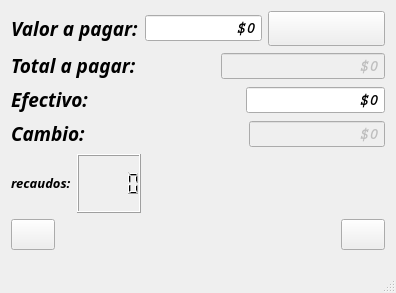
<?xml version="1.0" encoding="UTF-8"?>
<ui version="4.0">
 <class>MainWindow</class>
 <widget class="QMainWindow" name="MainWindow">
  <property name="geometry">
   <rect>
    <x>0</x>
    <y>0</y>
    <width>396</width>
    <height>293</height>
   </rect>
  </property>
  <property name="minimumSize">
   <size>
    <width>396</width>
    <height>227</height>
   </size>
  </property>
  <property name="maximumSize">
   <size>
    <width>396</width>
    <height>293</height>
   </size>
  </property>
  <property name="font">
   <font>
    <family>Lucida Bright</family>
    <pointsize>14</pointsize>
    <italic>true</italic>
   </font>
  </property>
  <property name="windowTitle">
   <string>Caja Registradora</string>
  </property>
  <property name="windowIcon">
   <iconset resource="images.qrc">
    <normaloff>:/if_cash_register_17219.png</normaloff>:/if_cash_register_17219.png</iconset>
  </property>
  <property name="iconSize">
   <size>
    <width>48</width>
    <height>48</height>
   </size>
  </property>
  <widget class="QWidget" name="centralWidget">
   <layout class="QVBoxLayout" name="verticalLayout_4">
    <item>
     <layout class="QVBoxLayout" name="verticalLayout_3">
      <item>
       <layout class="QVBoxLayout" name="verticalLayout_2">
        <item>
         <layout class="QHBoxLayout" name="horizontalLayout_4">
          <item>
           <widget class="QLabel" name="label">
            <property name="text">
             <string>&lt;html&gt;&lt;head/&gt;&lt;body&gt;&lt;p&gt;&lt;span style=&quot; font-size:14pt; font-weight:600;&quot;&gt;Valor a pagar:&lt;/span&gt;&lt;/p&gt;&lt;/body&gt;&lt;/html&gt;</string>
            </property>
           </widget>
          </item>
          <item>
           <widget class="QSpinBox" name="spinBoxValor">
            <property name="font">
             <font>
              <family>Courier</family>
              <pointsize>12</pointsize>
              <weight>75</weight>
              <bold>true</bold>
             </font>
            </property>
            <property name="alignment">
             <set>Qt::AlignRight|Qt::AlignTrailing|Qt::AlignVCenter</set>
            </property>
            <property name="buttonSymbols">
             <enum>QAbstractSpinBox::NoButtons</enum>
            </property>
            <property name="specialValueText">
             <string/>
            </property>
            <property name="showGroupSeparator" stdset="0">
             <bool>true</bool>
            </property>
            <property name="prefix">
             <string>$</string>
            </property>
            <property name="maximum">
             <number>9999999</number>
            </property>
           </widget>
          </item>
          <item>
           <widget class="QPushButton" name="pushButtonAgregar">
            <property name="font">
             <font>
              <pointsize>14</pointsize>
              <weight>75</weight>
              <bold>true</bold>
             </font>
            </property>
            <property name="cursor">
             <cursorShape>PointingHandCursor</cursorShape>
            </property>
            <property name="toolTip">
             <string>Agregar</string>
            </property>
            <property name="text">
             <string/>
            </property>
            <property name="icon">
             <iconset resource="images.qrc">
              <normaloff>:/if_list-add_118777.png</normaloff>:/if_list-add_118777.png</iconset>
            </property>
            <property name="iconSize">
             <size>
              <width>48</width>
              <height>48</height>
             </size>
            </property>
           </widget>
          </item>
         </layout>
        </item>
        <item>
         <layout class="QVBoxLayout" name="verticalLayout">
          <item>
           <layout class="QHBoxLayout" name="horizontalLayout">
            <item>
             <widget class="QLabel" name="label_2">
              <property name="text">
               <string>&lt;html&gt;&lt;head/&gt;&lt;body&gt;&lt;p&gt;&lt;span style=&quot; font-size:14pt; font-weight:600;&quot;&gt;Total a pagar:&lt;/span&gt;&lt;/p&gt;&lt;/body&gt;&lt;/html&gt;</string>
              </property>
              <property name="alignment">
               <set>Qt::AlignLeading|Qt::AlignLeft|Qt::AlignVCenter</set>
              </property>
             </widget>
            </item>
            <item>
             <spacer name="horizontalSpacer">
              <property name="orientation">
               <enum>Qt::Horizontal</enum>
              </property>
              <property name="sizeType">
               <enum>QSizePolicy::Fixed</enum>
              </property>
              <property name="sizeHint" stdset="0">
               <size>
                <width>40</width>
                <height>20</height>
               </size>
              </property>
             </spacer>
            </item>
            <item>
             <widget class="QSpinBox" name="spinBoxTotal">
              <property name="enabled">
               <bool>false</bool>
              </property>
              <property name="font">
               <font>
                <family>Courier</family>
                <pointsize>12</pointsize>
                <weight>75</weight>
                <bold>true</bold>
               </font>
              </property>
              <property name="alignment">
               <set>Qt::AlignRight|Qt::AlignTrailing|Qt::AlignVCenter</set>
              </property>
              <property name="buttonSymbols">
               <enum>QAbstractSpinBox::NoButtons</enum>
              </property>
              <property name="showGroupSeparator" stdset="0">
               <bool>true</bool>
              </property>
              <property name="prefix">
               <string>$</string>
              </property>
              <property name="maximum">
               <number>999999999</number>
              </property>
              <property name="singleStep">
               <number>0</number>
              </property>
             </widget>
            </item>
           </layout>
          </item>
          <item>
           <layout class="QHBoxLayout" name="horizontalLayout_2">
            <item>
             <widget class="QLabel" name="label_3">
              <property name="text">
               <string>&lt;html&gt;&lt;head/&gt;&lt;body&gt;&lt;p&gt;&lt;span style=&quot; font-size:14pt; font-weight:600;&quot;&gt;Efectivo:&lt;/span&gt;&lt;/p&gt;&lt;/body&gt;&lt;/html&gt;</string>
              </property>
             </widget>
            </item>
            <item>
             <spacer name="horizontalSpacer_2">
              <property name="orientation">
               <enum>Qt::Horizontal</enum>
              </property>
              <property name="sizeType">
               <enum>QSizePolicy::Fixed</enum>
              </property>
              <property name="sizeHint" stdset="0">
               <size>
                <width>90</width>
                <height>0</height>
               </size>
              </property>
             </spacer>
            </item>
            <item>
             <widget class="QSpinBox" name="spinBoxEfectivo">
              <property name="font">
               <font>
                <family>Courier</family>
                <pointsize>12</pointsize>
                <weight>75</weight>
                <bold>true</bold>
               </font>
              </property>
              <property name="alignment">
               <set>Qt::AlignRight|Qt::AlignTrailing|Qt::AlignVCenter</set>
              </property>
              <property name="buttonSymbols">
               <enum>QAbstractSpinBox::NoButtons</enum>
              </property>
              <property name="showGroupSeparator" stdset="0">
               <bool>true</bool>
              </property>
              <property name="prefix">
               <string>$</string>
              </property>
              <property name="maximum">
               <number>999999999</number>
              </property>
              <property name="singleStep">
               <number>0</number>
              </property>
             </widget>
            </item>
           </layout>
          </item>
          <item>
           <layout class="QHBoxLayout" name="horizontalLayout_3">
            <item>
             <widget class="QLabel" name="label_4">
              <property name="text">
               <string>&lt;html&gt;&lt;head/&gt;&lt;body&gt;&lt;p&gt;&lt;span style=&quot; font-size:14pt; font-weight:600;&quot;&gt;Cambio:&lt;/span&gt;&lt;/p&gt;&lt;/body&gt;&lt;/html&gt;</string>
              </property>
             </widget>
            </item>
            <item>
             <spacer name="horizontalSpacer_3">
              <property name="orientation">
               <enum>Qt::Horizontal</enum>
              </property>
              <property name="sizeType">
               <enum>QSizePolicy::Fixed</enum>
              </property>
              <property name="sizeHint" stdset="0">
               <size>
                <width>95</width>
                <height>20</height>
               </size>
              </property>
             </spacer>
            </item>
            <item>
             <widget class="QSpinBox" name="spinBoxCambio">
              <property name="enabled">
               <bool>false</bool>
              </property>
              <property name="font">
               <font>
                <family>Courier</family>
                <pointsize>12</pointsize>
                <weight>75</weight>
                <bold>true</bold>
               </font>
              </property>
              <property name="alignment">
               <set>Qt::AlignRight|Qt::AlignTrailing|Qt::AlignVCenter</set>
              </property>
              <property name="buttonSymbols">
               <enum>QAbstractSpinBox::NoButtons</enum>
              </property>
              <property name="showGroupSeparator" stdset="0">
               <bool>true</bool>
              </property>
              <property name="prefix">
               <string>$</string>
              </property>
              <property name="maximum">
               <number>999999999</number>
              </property>
              <property name="singleStep">
               <number>0</number>
              </property>
             </widget>
            </item>
           </layout>
          </item>
         </layout>
        </item>
       </layout>
      </item>
      <item>
       <layout class="QHBoxLayout" name="horizontalLayout_5">
        <item>
         <widget class="QLabel" name="label_5">
          <property name="text">
           <string>&lt;html&gt;&lt;head/&gt;&lt;body&gt;&lt;p&gt;&lt;span style=&quot; font-size:10pt; font-weight:600;&quot;&gt;recaudos:&lt;/span&gt;&lt;/p&gt;&lt;/body&gt;&lt;/html&gt;</string>
          </property>
         </widget>
        </item>
        <item>
         <widget class="QLCDNumber" name="lcdNumberRecaudos"/>
        </item>
        <item>
         <spacer name="horizontalSpacer_7">
          <property name="orientation">
           <enum>Qt::Horizontal</enum>
          </property>
          <property name="sizeHint" stdset="0">
           <size>
            <width>40</width>
            <height>20</height>
           </size>
          </property>
         </spacer>
        </item>
        <item>
         <spacer name="horizontalSpacer_6">
          <property name="orientation">
           <enum>Qt::Horizontal</enum>
          </property>
          <property name="sizeHint" stdset="0">
           <size>
            <width>40</width>
            <height>20</height>
           </size>
          </property>
         </spacer>
        </item>
        <item>
         <spacer name="horizontalSpacer_4">
          <property name="orientation">
           <enum>Qt::Horizontal</enum>
          </property>
          <property name="sizeHint" stdset="0">
           <size>
            <width>100</width>
            <height>20</height>
           </size>
          </property>
         </spacer>
        </item>
       </layout>
      </item>
      <item>
       <layout class="QHBoxLayout" name="horizontalLayout_6">
        <item>
         <widget class="QPushButton" name="pushButtonResumen">
          <property name="font">
           <font>
            <family>Lucida Bright</family>
            <pointsize>12</pointsize>
            <italic>true</italic>
           </font>
          </property>
          <property name="cursor">
           <cursorShape>PointingHandCursor</cursorShape>
          </property>
          <property name="toolTip">
           <string>Ver resumen</string>
          </property>
          <property name="text">
           <string/>
          </property>
          <property name="icon">
           <iconset resource="images.qrc">
            <normaloff>:/if_document-open_118911.png</normaloff>:/if_document-open_118911.png</iconset>
          </property>
          <property name="iconSize">
           <size>
            <width>48</width>
            <height>48</height>
           </size>
          </property>
         </widget>
        </item>
        <item>
         <spacer name="horizontalSpacer_5">
          <property name="orientation">
           <enum>Qt::Horizontal</enum>
          </property>
          <property name="sizeHint" stdset="0">
           <size>
            <width>40</width>
            <height>20</height>
           </size>
          </property>
         </spacer>
        </item>
        <item>
         <widget class="QPushButton" name="pushButtonLimpiar">
          <property name="font">
           <font>
            <family>Lucida Bright</family>
            <pointsize>12</pointsize>
            <weight>50</weight>
            <italic>true</italic>
            <bold>false</bold>
           </font>
          </property>
          <property name="cursor">
           <cursorShape>PointingHandCursor</cursorShape>
          </property>
          <property name="toolTip">
           <string>Limpiar</string>
          </property>
          <property name="text">
           <string/>
          </property>
          <property name="icon">
           <iconset resource="images.qrc">
            <normaloff>:/if_view-refresh_118801.png</normaloff>:/if_view-refresh_118801.png</iconset>
          </property>
          <property name="iconSize">
           <size>
            <width>48</width>
            <height>48</height>
           </size>
          </property>
         </widget>
        </item>
       </layout>
      </item>
     </layout>
    </item>
   </layout>
  </widget>
  <widget class="QStatusBar" name="statusBar"/>
 </widget>
 <layoutdefault spacing="6" margin="11"/>
 <resources>
  <include location="images.qrc"/>
 </resources>
 <connections/>
</ui>
